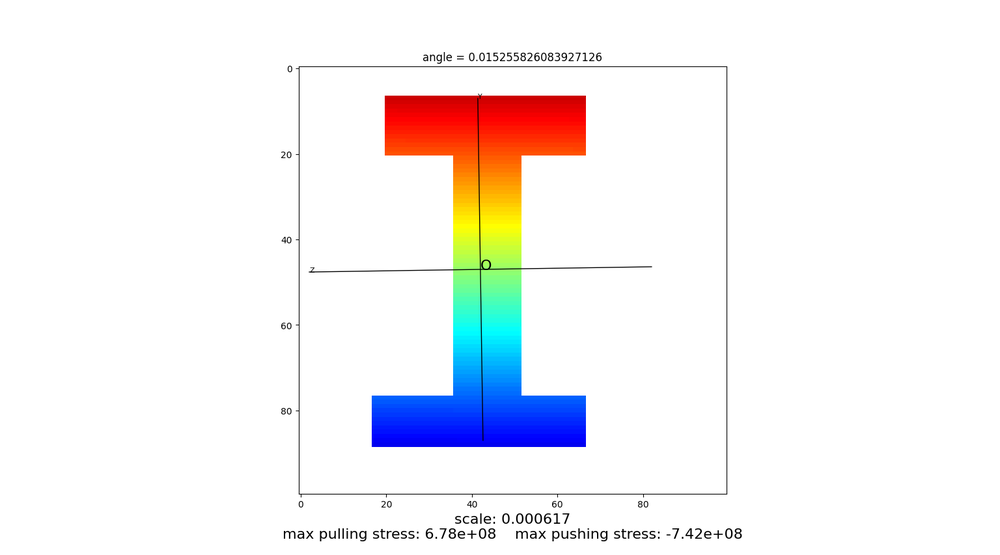
#> input picture H_050.png, 1000 x 555 px, shrunk from 1536 x 853 before the run
$ python -i graph_reader.py   (imports and definitions only)
#> lines starting #> are read from the running program, lines starting #| are printed output that depends on the picture; after the words box and inside, x2 and y2 are one past the last pixel; in counts of white or black regions, pixels touching at a corner belong together
#> the answer given: H_050.png
#> in get_info, img is the input picture: PIL image 1000x555 RGBA; mean R, G, B, A 244.1, 242.4, 243.6, 255
#> the answer given: 3
import os
from PIL import Image
import numpy as np


def image2matrix(img, y_range):
    # 将灰度图片二值化并转化为矩阵并计算比例尺

    # 获得二值化矩阵
#> called with y_range = 0.003
    img = img.convert('L')
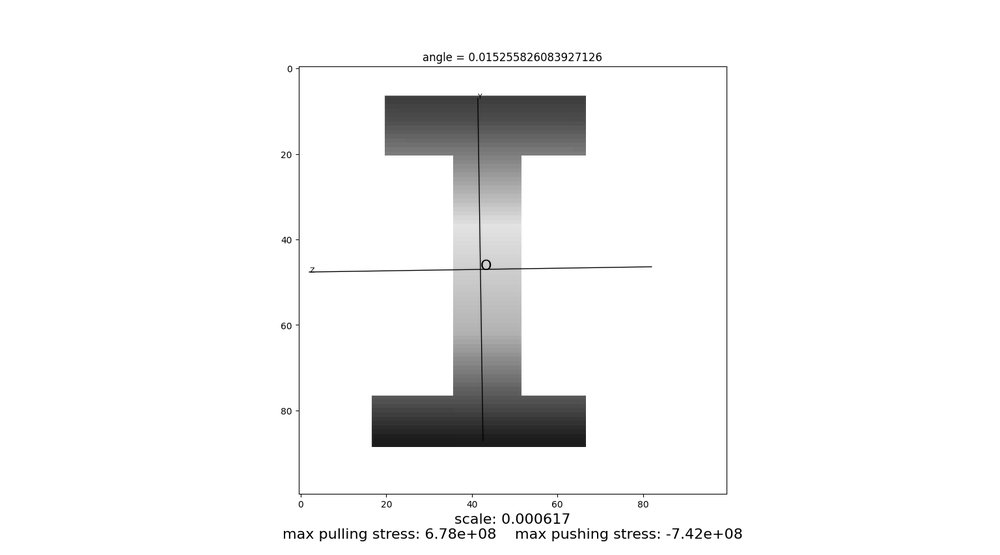
#> img: PIL image 1000x555 L; min 0, max 255, mean 243.1
    im = np.array(img)
    state = 0
    max_y, min_y = 0, 0
    for i in range(im.shape[0]):
        for j in range(im.shape[1]):
            if im[i, j] < 128:
                im[i, j] = 1
                if state == 0:
                    state = 1
                    min_y = i
                elif (state == 1) and (i > min_y):
                    max_y = i
            else:
                im[i, j] = 0
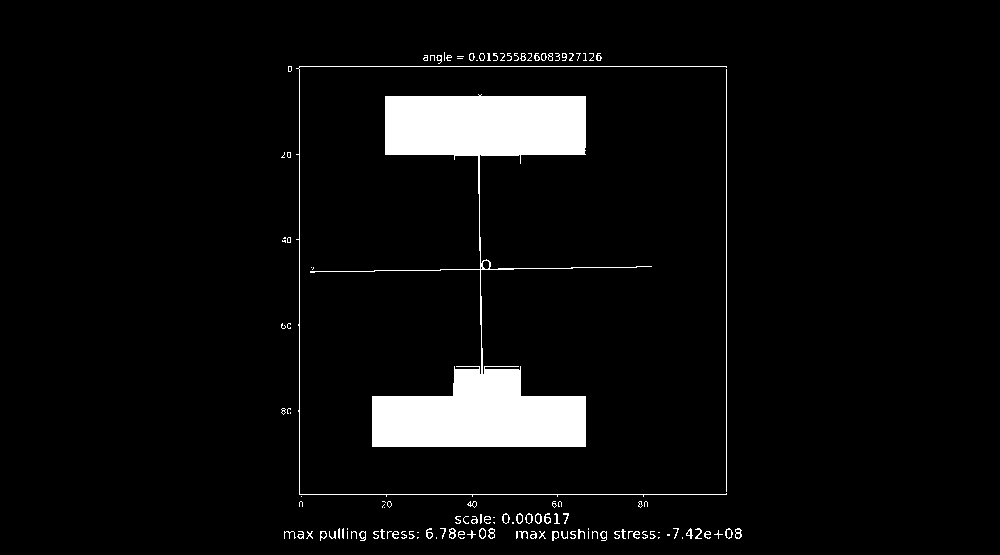
#> im: shape (555, 1000); values 0 (black) and 1 (white), 5.3% white; 125 white regions (61 under 20 px), largest, box (x1, y1, x2, y2) and area: (310, 94, 652, 447) 25449, (296, 66, 727, 497) 1305, (726, 69, 727, 492) 423
#> after the loop, min_y = 52; state = 1

    # 计算图形比例尺，即每像素多少米
    scale = y_range / (max_y - min_y)
#> scale = 6.15e-06

    return im, scale


def get_info():
    # 获得相关参数
    try:
        direction = input("请输入图像路径")
        img = Image.open(direction)
        # img = Image.open("images/test_H.png")
        y_range = float(input("请输入截面y方向高度(mm)：")) / 1000
        # y_range = 50 / 1000
        img_matrix, scale = image2matrix(img, y_range)
#> scale = 6.15e-06
        length = float(input("请输入梁的长度(mm)：")) / 1000
#> the answer given: 3
        # length = 1

        # 力的相关参数
#> (the run stopped early here; a loop or call above may not have finished)
